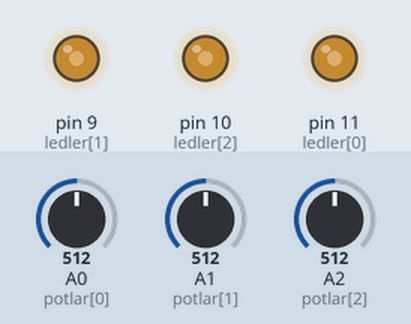
The sketch below on a simulated Arduino Uno, built with avr-gcc and run on an emulated ATmega328P. On the bench: output pins drawn as LEDs (lit = HIGH). The inputs (shaded band) are chosen by the test bench; at power-on: A0 (potlar[0]) = 512, A1 (potlar[1]) = 512, A2 (potlar[2]) = 512.

Above: at 1.2 s.
1.3 s: A0 (potlar[0]) set to 716
At 2.3 s:
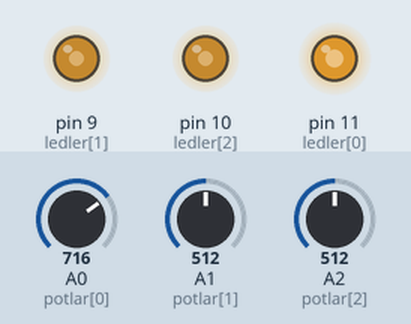
2.8 s: A1 (potlar[1]) set to 716
At 3.4 s:
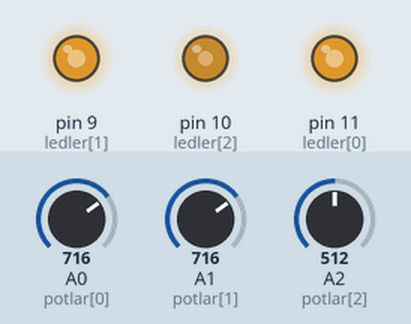
4.3 s: A2 (potlar[2]) set to 716
At 5.5 s:
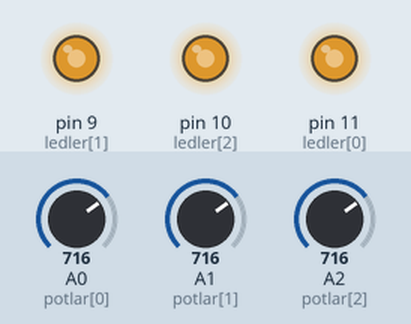
5.8 s: A0 (potlar[0]) set to 900
At 6.9 s:
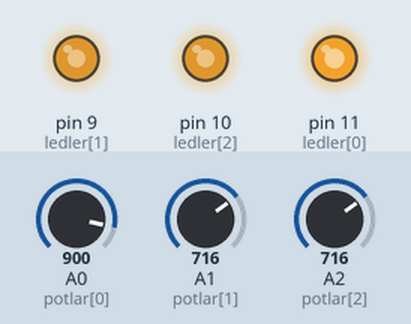
7.3 s: A1 (potlar[1]) set to 900
At 8.0 s:
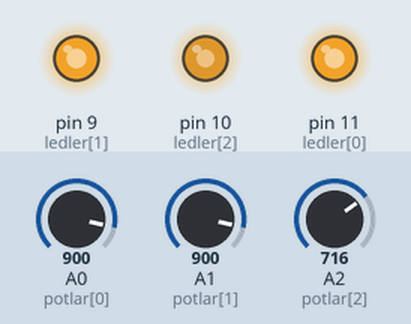
8.8 s: A2 (potlar[2]) set to 900
At 9.2 s:
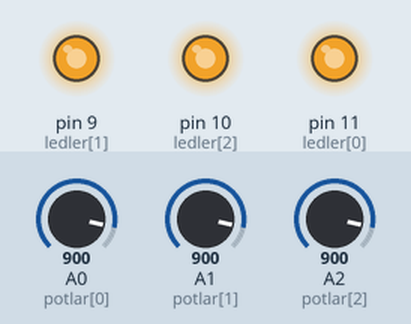
Timing chart, 0 to 11.3 s (numbered marks = the images above; inputs shaded):
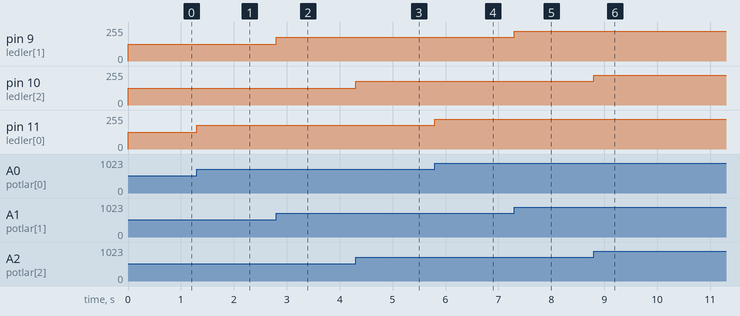

The sketch:

rgb_led.ino
```cpp
int ledler[]={11,9,10};
int potlar[]={A0,A1,A2};
int potk;
int poty;
int potm;
void setup() {
  for(int i=0; i<3; i++){
    pinMode(ledler[i], OUTPUT);
  }
  for(int k=0; k<3; k++){
    pinMode(potlar[k], INPUT);
  }

}

void loop() {
  potk=analogRead(potlar[0]);
  poty=analogRead(potlar[1]);
  potm=analogRead(potlar[2]);
  potk=map(potk, 0, 1023, 0, 255);
  poty=map(poty, 0, 1023, 0, 255);
  potm=map(potm, 0, 1023, 0, 255);
  analogWrite(ledler[0], potk);
  analogWrite(ledler[1], poty);
  analogWrite(ledler[2], potm);
}
```

Measured:
- after the input at 1.3 s, pin 11 (ledler[0]): 127/255 → 178/255 at once
- after the input at 2.8 s, pin 9 (ledler[1]): 127/255 → 178/255 at once
- after the input at 4.3 s, pin 10 (ledler[2]): 127/255 → 178/255 at once
- after the input at 5.8 s, pin 11 (ledler[0]): 178/255 → 224/255 at once
- after the input at 7.3 s, pin 9 (ledler[1]): 178/255 → 224/255 at once
- after the input at 8.8 s, pin 10 (ledler[2]): 178/255 → 224/255 at once
